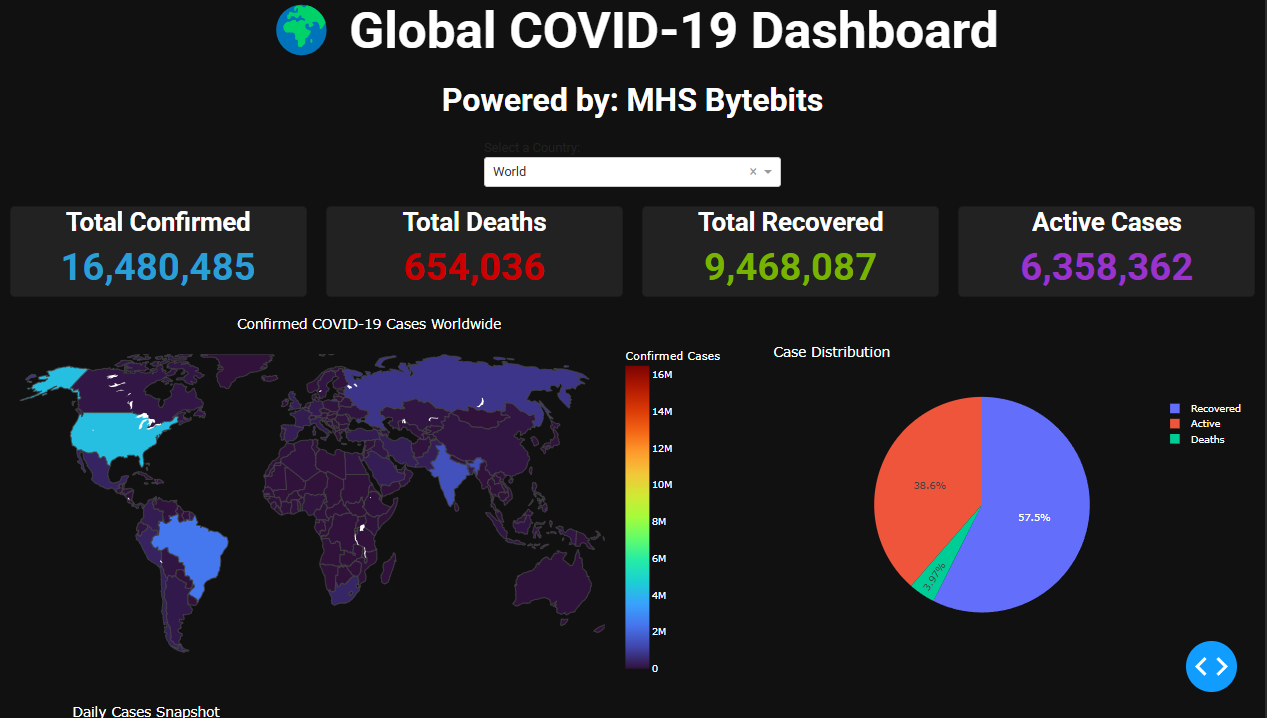

The script that drew this image:
import pandas as pd
import dash
from dash import dcc, html
import dash_bootstrap_components as dbc
from dash.dependencies import Input, Output
import plotly.express as px

lat_long_df = pd.read_csv('countries_lat_long.csv')
df = pd.read_csv("country_wise_latest.csv") 

df.columns = df.columns.str.strip().str.replace(' ', '_').str.replace('/', '_')
df = df.merge(lat_long_df, how='left', left_on='Country_Region', right_on='Country')

world_stats = {
    'Country_Region': 'World',
    'Confirmed': df['Confirmed'].sum(),
    'Deaths': df['Deaths'].sum(),
    'Recovered': df['Recovered'].sum(),
    'Active': df['Active'].sum(),
    'New_cases': df['New_cases'].sum(),
    'New_deaths': df['New_deaths'].sum(),
    'New_recovered': df['New_recovered'].sum()
}

df_world = pd.DataFrame([world_stats])
df = pd.concat([df, df_world], ignore_index=True)

app = dash.Dash(__name__, external_stylesheets=[dbc.themes.CYBORG])
app.title = "COVID-19 Dashboard"

app.layout = dbc.Container([
    html.H1(
    "🌍 Global COVID-19 Dashboard", 
    className="text-center text-white mb-4", 
    style={'fontWeight': 'bold'}
    ),
    html.H3(
        "Powered by: MHS Bytebits", 
        className="text-center text-white mb-4", 
        style={'fontWeight': 'bold'}
    ),

    dbc.Row([
        dbc.Col([
            html.Label("Select a Country:", className="text-light", style={'textAlign': 'center'}),
            dcc.Dropdown(
                id='country-dropdown',
                options=[{'label': c, 'value': c} for c in df['Country_Region'].unique()],
                value='World',  
                multi=False,
                style={'color': 'black'}
            ),
        ], width=3),
    ], className='mb-4', justify='center'),

    dbc.Row([
        dbc.Col(dbc.Card([
            html.H4("Total Confirmed", className="text-center text-white", style={'fontWeight': 'bold'}),
            html.H2(id='confirmed-kpi', className="text-center text-primary", style={'fontWeight': 'bold'}),
        ], color="light"), width=3),
        dbc.Col(dbc.Card([
            html.H4("Total Deaths", className="text-center text-white", style={'fontWeight': 'bold'}),
            html.H2(id='deaths-kpi', className="text-center text-danger", style={'fontWeight': 'bold'}),
        ], color="light"), width=3),
        dbc.Col(dbc.Card([
            html.H4("Total Recovered", className="text-center text-white", style={'fontWeight': 'bold'}),
            html.H2(id='recovered-kpi', className="text-center text-success", style={'fontWeight': 'bold'}),
        ], color="light"), width=3),
        dbc.Col(dbc.Card([
            html.H4("Active Cases", className="text-center text-white", style={'fontWeight': 'bold'}),
            html.H2(id='active-kpi', className="text-center text-info", style={'fontWeight': 'bold'}),
        ], color="light"), width=3),
    ], className='mb-4'),

    dbc.Row([
        dbc.Col(dcc.Graph(id='confirmed-map'), width=7), 
        dbc.Col(dcc.Graph(id='distribution-pie'), width=5),
    ]),

    dbc.Row([
        dbc.Col(dcc.Graph(id='daily-cases-bar'), width=12),
        
    ]),


], fluid=True, style={'backgroundColor': '#111111'})



@app.callback(
    Output('confirmed-kpi', 'children'),
    Output('deaths-kpi', 'children'),
    Output('recovered-kpi', 'children'),
    Output('active-kpi', 'children'),
    Output('daily-cases-bar', 'figure'),
    Output('distribution-pie', 'figure'),
    Output('confirmed-map', 'figure'),  # Add output for the map
    Input('country-dropdown', 'value')
)


def update_dashboard(country):
    dff = df[df['Country_Region'] == country].copy()

    if country == 'World':
        dff = df[df['Country_Region'] == 'World']

    confirmed = f"{dff['Confirmed'].values[0]:,}"
    deaths = f"{dff['Deaths'].values[0]:,}"
    recovered = f"{dff['Recovered'].values[0]:,}"
    active = f"{dff['Active'].values[0]:,}"

    x = ['Current']


    if country == 'World':
        fig_map = px.choropleth(
            df,
            locations="Country_Region",
            locationmode="country names",
            color="Confirmed",
            hover_name="Country_Region",
            color_continuous_scale="Turbo",
            labels={'Confirmed': 'Confirmed Cases'},
            title="Confirmed COVID-19 Cases Worldwide"
        )
    else:
        fig_map = px.choropleth(
            dff,
            locations="Country_Region",
            locationmode="country names",
            color="Confirmed",
            hover_name="Country_Region",
            color_continuous_scale="Turbo",
            title=f"Confirmed COVID-19 Cases in {country}"
        )

    if country == 'World':
        geo_settings = dict(
            showframe=False,
            showcoastlines=False,
            showland=True,
            landcolor='#111111',
            bgcolor='#111111',
            projection_type='natural earth'
        )
    else:
        country_data = df[df['Country_Region'] == country]
        lat = country_data['Lat'].values[0]
        lon = country_data['Long'].values[0]

        geo_settings = dict(
            center=dict(lat=lat, lon=lon),
            projection_scale=3,  
            showframe=False,
            showcoastlines=False,
            showland=True,
            landcolor='#111111',
            bgcolor='#111111',
            projection_type='natural earth'
        )

    fig_map.update_layout(
        geo=geo_settings,
        paper_bgcolor='#111111',
        plot_bgcolor='#111111',
        font_color='white',
        margin=dict(l=0, r=0, t=30, b=0),
        title_x=0.5,
    )


    fig_pie = px.pie(
        names=['Active', 'Recovered', 'Deaths'],
        values=[dff['Active'].values[0], dff['Recovered'].values[0], dff['Deaths'].values[0]],
        title='Case Distribution',
        template='plotly_dark'
    )
    fig_pie.update_layout(paper_bgcolor='#111111', font_color='white')
    
    
    fig_daily = px.bar(x=['New Cases', 'New Deaths', 'New Recovered'],
                       y=[dff['New_cases'].values[0], dff['New_deaths'].values[0], dff['New_recovered'].values[0]],
                       title="Daily Cases Snapshot",
                       template='plotly_dark', color_discrete_sequence=['orange', 'red', 'green'])
    fig_daily.update_layout(paper_bgcolor='#111111', font_color='white')
    
    
    return confirmed, deaths, recovered, active,  fig_daily, fig_pie, fig_map

if __name__ == '__main__':
    app.run_server(debug=True)
